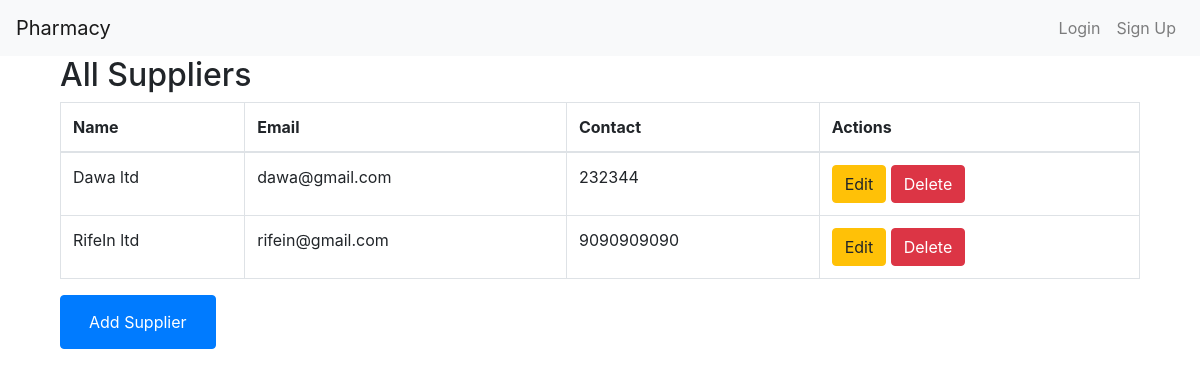
The app's page /suppliers/, older data.
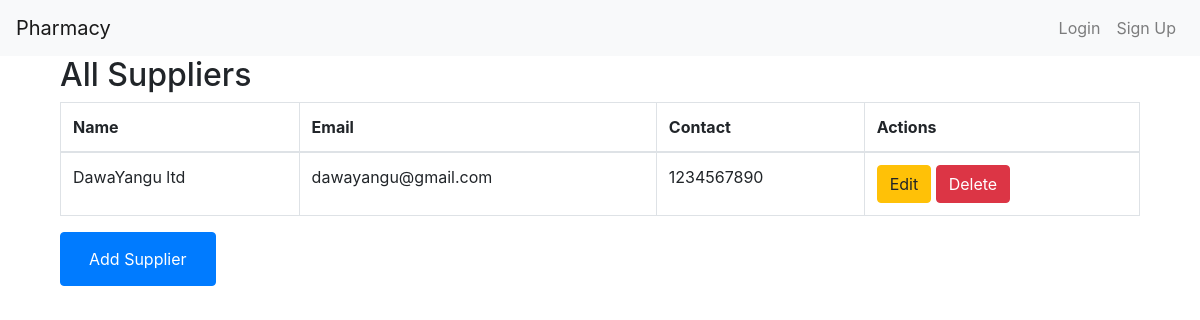
The same page, newer data.
### chemistApi/models.py (models this page shows, shortened)
class Supplier(models.Model):
    name = models.CharField(max_length=100)
    email = models.EmailField(default='e.g supplier@gmail.com')
    phone_number = models.CharField(max_length=20, default='e.g 1234567890')

### chemistApi/views.py (the view)
# urls.py: path('suppliers/', views.supplier_list, name='supplier_list'),
def supplier_list(request):
    suppliers = Supplier.objects.all()
    return render(request, 'supplier_list.html', {'suppliers': suppliers})

### chemistApi/templates/supplier_list.html (shortened to what this page needs)
{% extends 'base.html' %}
{% block content %}
<div class="container">
    <h2>All Suppliers</h2>
    <table class="table table-bordered">
        <thead>
            <tr>
                <th>Name</th>
                <th>Email</th>
                <th>Contact</th>
                <th>Actions</th>
            </tr>
        </thead>
        <tbody>
            {% for supplier in suppliers %}
            <tr>
                <td>{{ supplier.name }}</td>
                <td>{{ supplier.email }}</td>
                <td>{{ supplier.phone_number }}</td>
                <td>
                    <a href="{% url 'update_supplier' supplier.pk %}" class="btn btn-warning">Edit</a>
                    <a href="{% url 'delete_supplier' supplier.pk %}" class="btn btn-danger">Delete</a>
                </td>
            </tr>
            {% endfor %}
        </tbody>
    </table>
    <button class="btn btn-primary">
        <a href="{% url 'add_supplier' %}" class="nav-link text-white">Add Supplier</a>
    </button>
</div>
{% endblock %}

Row changes from the older to the newer data that the page shows:
removed Supplier: name "Dawa ltd", email "dawa@gmail.com", phone_number "232344"
removed Supplier: name "RifeIn ltd", email "rifein@gmail.com", phone_number "9090909090"
added Supplier: name "DawaYangu ltd", email "dawayangu@gmail.com", phone_number "1234567890"
